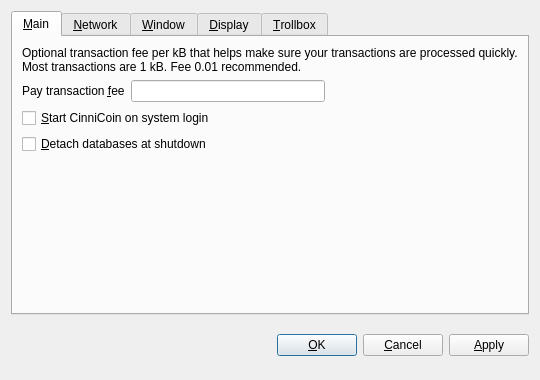
<?xml version="1.0" encoding="UTF-8"?>
<ui version="4.0">
 <class>OptionsDialog</class>
 <widget class="QDialog" name="OptionsDialog">
  <property name="geometry">
   <rect>
    <x>0</x>
    <y>0</y>
    <width>540</width>
    <height>380</height>
   </rect>
  </property>
  <property name="windowTitle">
   <string>Options</string>
  </property>
  <property name="modal">
   <bool>true</bool>
  </property>
  <layout class="QVBoxLayout" name="verticalLayout">
   <item>
    <widget class="QTabWidget" name="tabWidget">
     <property name="tabPosition">
      <enum>QTabWidget::North</enum>
     </property>
     <property name="currentIndex">
      <number>0</number>
     </property>
     <widget class="QWidget" name="tabMain">
      <attribute name="title">
       <string>&amp;Main</string>
      </attribute>
      <layout class="QVBoxLayout" name="verticalLayout_Main">
       <item>
        <widget class="QLabel" name="transactionFeeInfoLabel">
         <property name="text">
          <string>Optional transaction fee per kB that helps make sure your transactions are processed quickly. Most transactions are 1 kB. Fee 0.01 recommended.</string>
         </property>
         <property name="textFormat">
          <enum>Qt::PlainText</enum>
         </property>
         <property name="wordWrap">
          <bool>true</bool>
         </property>
        </widget>
       </item>
       <item>
        <layout class="QHBoxLayout" name="horizontalLayout_Main">
         <item>
          <widget class="QLabel" name="transactionFeeLabel">
           <property name="text">
            <string>Pay transaction &amp;fee</string>
           </property>
           <property name="textFormat">
            <enum>Qt::PlainText</enum>
           </property>
           <property name="buddy">
            <cstring>transactionFee</cstring>
           </property>
          </widget>
         </item>
         <item>
          <widget class="BitcoinAmountField" name="transactionFee"/>
         </item>
         <item>
          <spacer name="horizontalSpacer_Main">
           <property name="orientation">
            <enum>Qt::Horizontal</enum>
           </property>
           <property name="sizeHint" stdset="0">
            <size>
             <width>40</width>
             <height>20</height>
            </size>
           </property>
          </spacer>
         </item>
        </layout>
       </item>
       <item>
        <widget class="QCheckBox" name="bitcoinAtStartup">
         <property name="toolTip">
          <string>Automatically start CinniCoin after logging in to the system.</string>
         </property>
         <property name="text">
          <string>&amp;Start CinniCoin on system login</string>
         </property>
        </widget>
       </item>
       <item>
        <widget class="QCheckBox" name="detachDatabases">
         <property name="toolTip">
          <string>Detach block and address databases at shutdown. This means they can be moved to another data directory, but it slows down shutdown. The wallet is always detached.</string>
         </property>
         <property name="text">
          <string>&amp;Detach databases at shutdown</string>
         </property>
        </widget>
       </item>
       <item>
        <spacer name="verticalSpacer_Main">
         <property name="orientation">
          <enum>Qt::Vertical</enum>
         </property>
         <property name="sizeHint" stdset="0">
          <size>
           <width>20</width>
           <height>40</height>
          </size>
         </property>
        </spacer>
       </item>
      </layout>
     </widget>
     <widget class="QWidget" name="tabNetwork">
      <attribute name="title">
       <string>&amp;Network</string>
      </attribute>
      <layout class="QVBoxLayout" name="verticalLayout_Network">
       <item>
        <widget class="QCheckBox" name="mapPortUpnp">
         <property name="toolTip">
          <string>Automatically open the CinniCoin client port on the router. This only works when your router supports UPnP and it is enabled.</string>
         </property>
         <property name="text">
          <string>Map port using &amp;UPnP</string>
         </property>
        </widget>
       </item>
       <item>
        <widget class="QCheckBox" name="connectSocks">
         <property name="toolTip">
          <string>Connect to the CinniCoin network through a SOCKS proxy (e.g. when connecting through Tor).</string>
         </property>
         <property name="text">
          <string>&amp;Connect through SOCKS proxy:</string>
         </property>
        </widget>
       </item>
       <item>
        <layout class="QHBoxLayout" name="horizontalLayout_Network">
         <item>
          <widget class="QLabel" name="proxyIpLabel">
           <property name="text">
            <string>Proxy &amp;IP:</string>
           </property>
           <property name="textFormat">
            <enum>Qt::PlainText</enum>
           </property>
           <property name="buddy">
            <cstring>proxyIp</cstring>
           </property>
          </widget>
         </item>
         <item>
          <widget class="QValidatedLineEdit" name="proxyIp">
           <property name="maximumSize">
            <size>
             <width>140</width>
             <height>16777215</height>
            </size>
           </property>
           <property name="toolTip">
            <string>IP address of the proxy (e.g. 127.0.0.1)</string>
           </property>
          </widget>
         </item>
         <item>
          <widget class="QLabel" name="proxyPortLabel">
           <property name="text">
            <string>&amp;Port:</string>
           </property>
           <property name="textFormat">
            <enum>Qt::PlainText</enum>
           </property>
           <property name="buddy">
            <cstring>proxyPort</cstring>
           </property>
          </widget>
         </item>
         <item>
          <widget class="QLineEdit" name="proxyPort">
           <property name="maximumSize">
            <size>
             <width>55</width>
             <height>16777215</height>
            </size>
           </property>
           <property name="toolTip">
            <string>Port of the proxy (e.g. 9050)</string>
           </property>
          </widget>
         </item>
         <item>
          <widget class="QLabel" name="socksVersionLabel">
           <property name="text">
            <string>SOCKS &amp;Version:</string>
           </property>
           <property name="textFormat">
            <enum>Qt::PlainText</enum>
           </property>
           <property name="buddy">
            <cstring>socksVersion</cstring>
           </property>
          </widget>
         </item>
         <item>
          <widget class="QValueComboBox" name="socksVersion">
           <property name="toolTip">
            <string>SOCKS version of the proxy (e.g. 5)</string>
           </property>
          </widget>
         </item>
         <item>
          <spacer name="horizontalSpacer_Network">
           <property name="orientation">
            <enum>Qt::Horizontal</enum>
           </property>
           <property name="sizeHint" stdset="0">
            <size>
             <width>40</width>
             <height>20</height>
            </size>
           </property>
          </spacer>
         </item>
        </layout>
       </item>
       <item>
        <spacer name="verticalSpacer_Network">
         <property name="orientation">
          <enum>Qt::Vertical</enum>
         </property>
         <property name="sizeHint" stdset="0">
          <size>
           <width>20</width>
           <height>40</height>
          </size>
         </property>
        </spacer>
       </item>
      </layout>
     </widget>
     <widget class="QWidget" name="tabWindow">
      <attribute name="title">
       <string>&amp;Window</string>
      </attribute>
      <layout class="QVBoxLayout" name="verticalLayout_Window">
       <item>
        <widget class="QCheckBox" name="minimizeToTray">
         <property name="toolTip">
          <string>Show only a tray icon after minimizing the window.</string>
         </property>
         <property name="text">
          <string>&amp;Minimize to the tray instead of the taskbar</string>
         </property>
        </widget>
       </item>
       <item>
        <widget class="QCheckBox" name="minimizeOnClose">
         <property name="toolTip">
          <string>Minimize instead of exit the application when the window is closed. When this option is enabled, the application will be closed only after selecting Quit in the menu.</string>
         </property>
         <property name="text">
          <string>M&amp;inimize on close</string>
         </property>
        </widget>
       </item>
       <item>
        <spacer name="verticalSpacer_Window">
         <property name="orientation">
          <enum>Qt::Vertical</enum>
         </property>
         <property name="sizeHint" stdset="0">
          <size>
           <width>20</width>
           <height>40</height>
          </size>
         </property>
        </spacer>
       </item>
      </layout>
     </widget>
     <widget class="QWidget" name="tabDisplay">
      <attribute name="title">
       <string>&amp;Display</string>
      </attribute>
      <layout class="QVBoxLayout" name="verticalLayout_Display">
       <item>
        <layout class="QHBoxLayout" name="horizontalLayout_1_Display">
         <item>
          <widget class="QLabel" name="langLabel">
           <property name="text">
            <string>User Interface &amp;language:</string>
           </property>
           <property name="textFormat">
            <enum>Qt::PlainText</enum>
           </property>
           <property name="buddy">
            <cstring>lang</cstring>
           </property>
          </widget>
         </item>
         <item>
          <widget class="QValueComboBox" name="lang">
           <property name="toolTip">
            <string>The user interface language can be set here. This setting will take effect after restarting CinniCoin.</string>
           </property>
          </widget>
         </item>
        </layout>
       </item>
       <item>
        <layout class="QHBoxLayout" name="horizontalLayout_2_Display">
         <item>
          <widget class="QLabel" name="unitLabel">
           <property name="text">
            <string>&amp;Unit to show amounts in:</string>
           </property>
           <property name="textFormat">
            <enum>Qt::PlainText</enum>
           </property>
           <property name="buddy">
            <cstring>unit</cstring>
           </property>
          </widget>
         </item>
         <item>
          <widget class="QValueComboBox" name="unit">
           <property name="toolTip">
            <string>Choose the default subdivision unit to show in the interface and when sending coins.</string>
           </property>
          </widget>
         </item>
        </layout>
       </item>
       <item>
        <widget class="QCheckBox" name="displayAddresses">
         <property name="toolTip">
          <string>Whether to show CinniCoin addresses in the transaction list or not.</string>
         </property>
         <property name="text">
          <string>&amp;Display addresses in transaction list</string>
         </property>
        </widget>
       </item>
       <item>
        <widget class="QCheckBox" name="coinControlFeatures">
         <property name="toolTip">
          <string>Whether to show coin control features or not.</string>
         </property>
         <property name="text">
          <string>Display coin &amp;control features (experts only!)</string>
         </property>
        </widget>
       </item>
       <item>
        <spacer name="verticalSpacer_Display">
         <property name="orientation">
          <enum>Qt::Vertical</enum>
         </property>
         <property name="sizeHint" stdset="0">
          <size>
           <width>20</width>
           <height>40</height>
          </size>
         </property>
        </spacer>
       </item>
      </layout>
     </widget>
     <widget class="QWidget" name="tabTrollbox">
      <attribute name="title">
       <string>&amp;Trollbox</string>
      </attribute>
      <layout class="QVBoxLayout" name="verticalLayout_2">
       <item>
        <widget class="QCheckBox" name="enableTrollbox">
         <property name="text">
          <string>&amp;Enable Trollbox</string>
         </property>
        </widget>
       </item>
       <item>
        <layout class="QHBoxLayout" name="horizontalLayout">
         <item>
          <widget class="QLabel" name="label">
           <property name="text">
            <string>Troll N&amp;ame:</string>
           </property>
           <property name="textInteractionFlags">
            <set>Qt::LinksAccessibleByMouse</set>
           </property>
           <property name="buddy">
            <cstring>trollNameEdit</cstring>
           </property>
          </widget>
         </item>
         <item>
          <widget class="QLineEdit" name="trollNameEdit">
           <property name="frame">
            <bool>true</bool>
           </property>
           <property name="placeholderText">
            <string>Enter your nickname</string>
           </property>
          </widget>
         </item>
        </layout>
       </item>
       <item>
        <spacer name="verticalSpacer">
         <property name="orientation">
          <enum>Qt::Vertical</enum>
         </property>
         <property name="sizeHint" stdset="0">
          <size>
           <width>20</width>
           <height>175</height>
          </size>
         </property>
        </spacer>
       </item>
      </layout>
     </widget>
    </widget>
   </item>
   <item>
    <layout class="QHBoxLayout" name="horizontalLayout_Buttons">
     <item>
      <spacer name="horizontalSpacer_1">
       <property name="orientation">
        <enum>Qt::Horizontal</enum>
       </property>
       <property name="sizeHint" stdset="0">
        <size>
         <width>40</width>
         <height>48</height>
        </size>
       </property>
      </spacer>
     </item>
     <item>
      <widget class="QLabel" name="statusLabel">
       <property name="font">
        <font>
         <weight>75</weight>
         <bold>true</bold>
        </font>
       </property>
       <property name="text">
        <string/>
       </property>
       <property name="textFormat">
        <enum>Qt::PlainText</enum>
       </property>
       <property name="wordWrap">
        <bool>true</bool>
       </property>
      </widget>
     </item>
     <item>
      <spacer name="horizontalSpacer_2">
       <property name="orientation">
        <enum>Qt::Horizontal</enum>
       </property>
       <property name="sizeHint" stdset="0">
        <size>
         <width>40</width>
         <height>48</height>
        </size>
       </property>
      </spacer>
     </item>
     <item>
      <widget class="QPushButton" name="okButton">
       <property name="text">
        <string>&amp;OK</string>
       </property>
      </widget>
     </item>
     <item>
      <widget class="QPushButton" name="cancelButton">
       <property name="text">
        <string>&amp;Cancel</string>
       </property>
       <property name="autoDefault">
        <bool>false</bool>
       </property>
      </widget>
     </item>
     <item>
      <widget class="QPushButton" name="applyButton">
       <property name="text">
        <string>&amp;Apply</string>
       </property>
       <property name="autoDefault">
        <bool>false</bool>
       </property>
      </widget>
     </item>
    </layout>
   </item>
  </layout>
 </widget>
 <customwidgets>
  <customwidget>
   <class>QValidatedLineEdit</class>
   <extends>QLineEdit</extends>
   <header>qvalidatedlineedit.h</header>
  </customwidget>
  <customwidget>
   <class>BitcoinAmountField</class>
   <extends>QLineEdit</extends>
   <header>bitcoinamountfield.h</header>
   <container>1</container>
  </customwidget>
  <customwidget>
   <class>QValueComboBox</class>
   <extends>QComboBox</extends>
   <header>qvaluecombobox.h</header>
  </customwidget>
 </customwidgets>
 <resources/>
 <connections/>
</ui>
